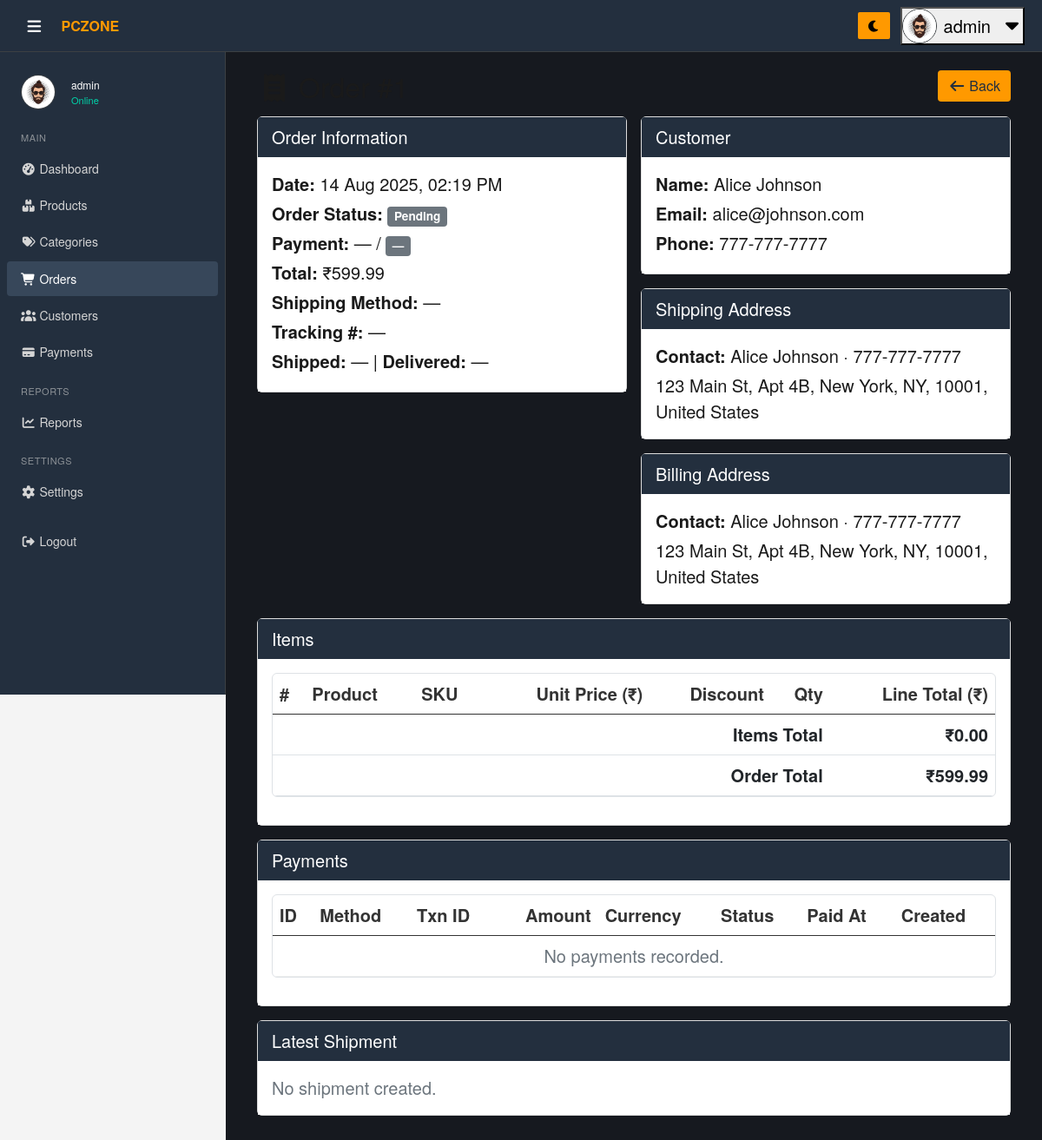
The app's page /admin/pages/order_view.php?id=1 (signed in), older data.
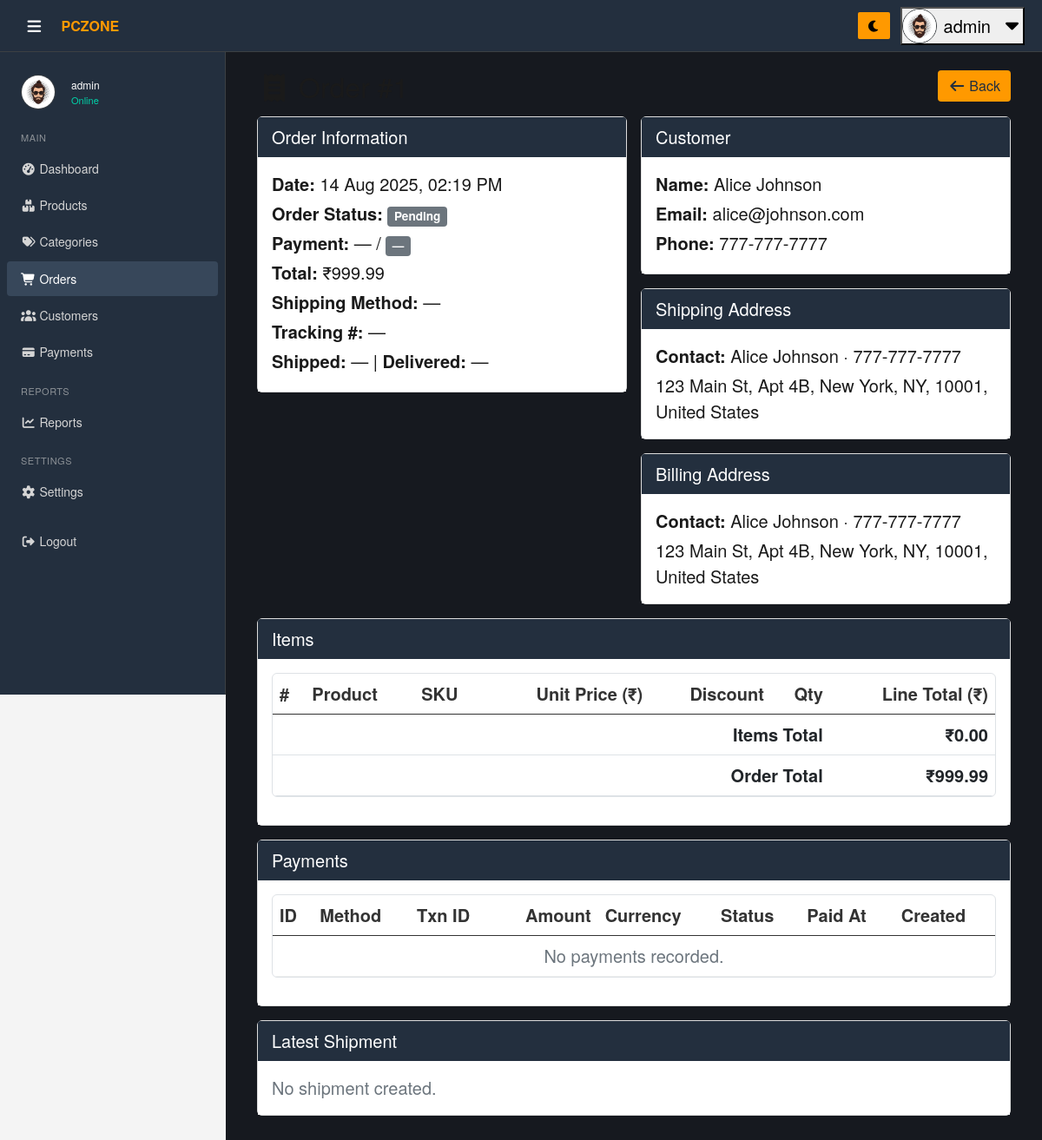
The same page, newer data.
### tables this page shows
CREATE TABLE IF NOT EXISTS orders (
    order_id INT AUTO_INCREMENT PRIMARY KEY,
    customer_id INT NOT NULL,
    billing_address_id INT NOT NULL,
    shipping_address_id INT NOT NULL,
    total_amount DECIMAL(10,2) NOT NULL,
     
     
    order_status ENUM('Pending','Processing','Shipped','Delivered','Cancelled','Returned') DEFAULT 'Pending',
    tracking_number VARCHAR(100) DEFAULT NULL,
    shipping_method VARCHAR(100) DEFAULT NULL,
    order_notes TEXT DEFAULT NULL,
    paid_at DATETIME DEFAULT NULL,
    cancelled_at DATETIME DEFAULT NULL,
    refunded_at DATETIME DEFAULT NULL,
    shipped_date DATE DEFAULT NULL,
    delivered_date DATE DEFAULT NULL,
    order_date DATETIME DEFAULT CURRENT_TIMESTAMP,
    created_at DATETIME DEFAULT CURRENT_TIMESTAMP,
    updated_at DATETIME DEFAULT CURRENT_TIMESTAMP ON UPDATE CURRENT_TIMESTAMP,
    FOREIGN KEY (customer_id) REFERENCES customers(customer_id) ON DELETE CASCADE,
    FOREIGN KEY (billing_address_id) REFERENCES addresses(address_id) ON DELETE CASCADE,
    FOREIGN KEY (shipping_address_id) REFERENCES addresses(address_id) ON DELETE CASCADE
);

CREATE TABLE IF NOT EXISTS customers (
    customer_id INT AUTO_INCREMENT PRIMARY KEY,
    first_name VARCHAR(100) NOT NULL,
    last_name VARCHAR(100) NOT NULL,
    email VARCHAR(150) NOT NULL UNIQUE,
    phone VARCHAR(20),
    password VARCHAR(255) NOT NULL,
    date_of_birth DATE DEFAULT NULL,
    gender ENUM('Male','Female','Other') DEFAULT NULL,
    profile_image VARCHAR(255) DEFAULT NULL,
    newsletter_subscribed BOOLEAN DEFAULT FALSE,
    status ENUM('active','inactive','banned') DEFAULT 'active',
    created_at DATETIME DEFAULT CURRENT_TIMESTAMP,
    updated_at DATETIME DEFAULT CURRENT_TIMESTAMP ON UPDATE CURRENT_TIMESTAMP
);

CREATE TABLE IF NOT EXISTS addresses (
    address_id INT AUTO_INCREMENT PRIMARY KEY,
    customer_id INT,
    full_name VARCHAR(150),
    phone VARCHAR(20),
    address_line1 TEXT,
    address_line2 TEXT,
    city VARCHAR(100),
    state VARCHAR(100),
    zip VARCHAR(20),
    country VARCHAR(100),
    is_default BOOLEAN DEFAULT 0,
    FOREIGN KEY (customer_id) REFERENCES customers(customer_id) ON DELETE CASCADE
);

### admin/pages/order_view.php (the view, shortened to what the changed rows need)
<?php
require_once '../includes/db_connect.php';
$order_id = (int)$_GET['id'];
$sqlOrder = "
  SELECT
    o.order_id,
    o.order_date,
    o.total_amount,
    o.order_status,
    o.tracking_number,
    o.shipping_method,
    o.order_notes,
    o.paid_at,
    o.cancelled_at,
    o.refunded_at,
    o.shipped_date,
    o.delivered_date,
    c.customer_id,
    c.first_name,
    c.last_name,
    c.email,
    c.phone,
    sa.full_name  AS ship_full_name,
    sa.phone      AS ship_phone,
    sa.address_line1 AS ship_addr1,
    sa.address_line2 AS ship_addr2,
    sa.city       AS ship_city,
    sa.state      AS ship_state,
    sa.zip        AS ship_zip,
    sa.country    AS ship_country,
    ba.full_name  AS bill_full_name,
    ba.phone      AS bill_phone,
    ba.address_line1 AS bill_addr1,
    ba.address_line2 AS bill_addr2,
    ba.city       AS bill_city,
    ba.state      AS bill_state,
    ba.zip        AS bill_zip,
    ba.country    AS bill_country
  FROM orders o
  JOIN customers c        ON o.customer_id = c.customer_id
  JOIN addresses sa       ON o.shipping_address_id = sa.address_id
  LEFT JOIN addresses ba  ON o.billing_address_id = ba.address_id
  WHERE o.order_id = ?
  LIMIT 1
";
$stmt = mysqli_prepare($conn, $sqlOrder);
mysqli_stmt_bind_param($stmt, 'i', $order_id);
mysqli_stmt_execute($stmt);
$orderRes = mysqli_stmt_get_result($stmt);
$order = mysqli_fetch_assoc($orderRes);
$sqlPayments = "
  SELECT payment_id, payment_method, transaction_id, amount, currency,
         payment_status, paid_at, created_at
  FROM payments
  WHERE order_id = ?
  ORDER BY COALESCE(paid_at, created_at) DESC
";
$stmtPay = mysqli_prepare($conn, $sqlPayments);
mysqli_stmt_bind_param($stmtPay, 'i', $order_id);
mysqli_stmt_execute($stmtPay);
$payRes = mysqli_stmt_get_result($stmtPay);
$latestPayment = mysqli_fetch_assoc($payRes);
function h($s)
{
  return htmlspecialchars((string)$s, ENT_QUOTES, 'UTF-8');
}
function fmtDate($d)
{
  return $d ? date('d M Y, h:i A', strtotime($d)) : '—';
}
function fmtDateShort($d)
{
  return $d ? date('d M Y', strtotime($d)) : '—';
}
function moneyINR($n)
{
  return '₹' . number_format((float)$n, 2);
}
function addrLine($a1, $a2, $city, $state, $zip, $country)
{
  $parts = array_filter([$a1, $a2, $city, $state, $zip, $country]);
  return $parts ? h(implode(', ', $parts)) : '—';
}
?>
<!DOCTYPE html>
<html lang="en">
<head>
  <link rel="stylesheet" href="../assets/vendor/bootstrap/css/bootstrap.min.css">
  <link rel="stylesheet" href="../assets/vendor/fontawesome/css/all.min.css">
  <link rel="stylesheet" href="../assets/css/style.css">
</head>
<body>
  <div class="main-content pt-5 mt-4">
    <div class="container mt-2">
      <div class="d-flex justify-content-between align-items-center mb-3">
        <h2 class="mb-0"><i class="fas fa-receipt me-2"></i>Order #<?= (int)$order['order_id']; ?></h2>
      </div>
      <div class="row g-3">
        <div class="col-lg-6">
          <div class="card">
            <div class="card-body">
              <div class="mb-1"><strong>Date:</strong> <?= fmtDate($order['order_date']); ?></div>
              <div class="mb-1">
                <strong>Order Status:</strong>
                <?php
                $osClass = match ($order['order_status']) {
                  'Delivered' => 'bg-success',
                  'Shipped'   => 'bg-primary',
                  'Processing' => 'bg-info text-dark',
                  'Cancelled' => 'bg-danger',
                  'Returned'  => 'bg-warning text-dark',
                  default     => 'bg-secondary'
                };
                ?>
                <span class="badge badge-status <?= $osClass; ?>"><?= h($order['order_status']); ?></span>
              </div>
              <div class="mb-1">
                <strong>Payment:</strong>
                <?= $latestPayment ? h($latestPayment['payment_method']) : '—'; ?> /
                <?php
                $ps = $latestPayment ? $latestPayment['payment_status'] : '—';
                $psClass = match ($ps) {
                  'Paid'      => 'bg-success',
                  'Failed'    => 'bg-danger',
                  'Refunded'  => 'bg-warning text-dark',
                  default     => 'bg-secondary'
                };
                ?>
                <span class="badge badge-status <?= $psClass; ?>"><?= h($ps); ?></span>
              </div>
              <div class="mb-1"><strong>Total:</strong> <?= moneyINR($order['total_amount']); ?></div>
              <div class="mb-1"><strong>Shipping Method:</strong> <?= $order['shipping_method'] ? h($order['shipping_method']) : '—'; ?></div>
              <div class="mb-1"><strong>Tracking #:</strong> <?= $order['tracking_number'] ? h($order['tracking_number']) : '—'; ?></div>
              <div class="mb-1"><strong>Shipped:</strong> <?= fmtDateShort($order['shipped_date']); ?> | <strong>Delivered:</strong> <?= fmtDateShort($order['delivered_date']); ?></div>
            </div>
          </div>
        </div>
        <div class="col-lg-6">
          <div class="card mb-3">
            <div class="card-body">
              <div class="mb-1"><strong>Name:</strong> <?= h($order['first_name'] . ' ' . $order['last_name']); ?></div>
              <div class="mb-1"><strong>Email:</strong> <?= h($order['email']); ?></div>
              <div class="mb-1"><strong>Phone:</strong> <?= h($order['phone']); ?></div>
            </div>
          </div>
          <div class="card mb-3">
            <div class="card-body">
              <div class="mb-1"><strong>Contact:</strong> <?= $order['ship_full_name'] ? h($order['ship_full_name']) : '—'; ?><?= $order['ship_phone'] ? ' · ' . h($order['ship_phone']) : ''; ?></div>
              <div><?= addrLine($order['ship_addr1'], $order['ship_addr2'], $order['ship_city'], $order['ship_state'], $order['ship_zip'], $order['ship_country']); ?></div>
            </div>
          </div>
          <div class="card">
            <div class="card-body">
              <?php if ($order['bill_addr1'] || $order['bill_addr2'] || $order['bill_city'] || $order['bill_state'] || $order['bill_zip'] || $order['bill_country']): ?>
                <div class="mb-1"><strong>Contact:</strong> <?= $order['bill_full_name'] ? h($order['bill_full_name']) : '—'; ?><?= $order['bill_phone'] ? ' · ' . h($order['bill_phone']) : ''; ?></div>
                <div><?= addrLine($order['bill_addr1'], $order['bill_addr2'], $order['bill_city'], $order['bill_state'], $order['bill_zip'], $order['bill_country']); ?></div>
              <?php else: ?>
                <div>—</div>
              <?php endif; ?>
            </div>
          </div>
        </div>
      </div>
      <div class="card mt-3">
        <div class="card-body table-responsive">
          <table class="table align-middle">
            <thead>
              <tr>
                <th>#</th>
                <th>Product</th>
                <th>SKU</th>
                <th class="text-end">Unit Price (₹)</th>
                <th class="text-end">Discount</th>
                <th class="text-end">Qty</th>
                <th class="text-end">Line Total (₹)</th>
              </tr>
            </thead>
            <tfoot>
              <tr>
                <td colspan="6" class="text-end">Order Total</td>
                <td class="text-end"><?= moneyINR($order['total_amount']); ?></td>
              </tr>
            </tfoot>
          </table>
        </div>
      </div>
      <div class="card mt-3">
        <div class="card-body table-responsive">
          <table class="table align-middle">
            <thead>
              <tr>
                <th>ID</th>
                <th>Method</th>
                <th>Txn ID</th>
                <th class="text-end">Amount</th>
                <th>Currency</th>
                <th>Status</th>
                <th>Paid At</th>
                <th>Created</th>
              </tr>
            </thead>
          </table>
        </div>
      </div>
    </div>
  </div>
</body>
</html>

Row changes from the older to the newer data that the page shows:
changed orders "Pending": total_amount "₹599.99" → "₹999.99"
